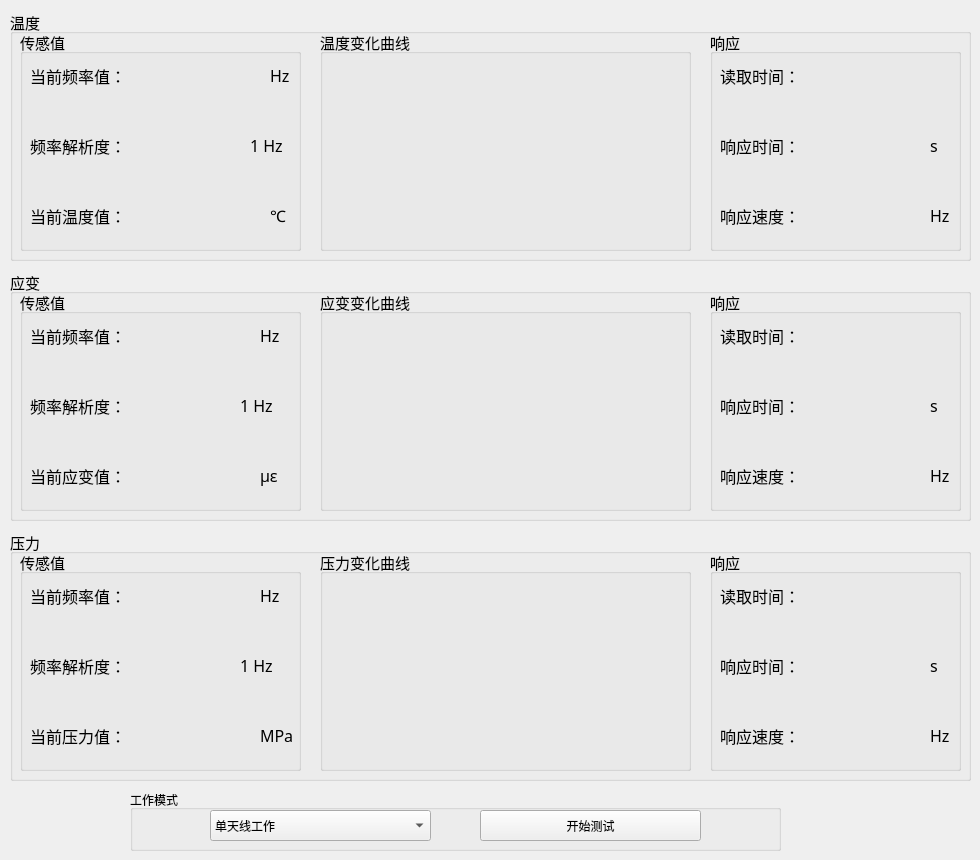
    <widget class="QWidget" name="tab">
     <attribute name="title">
      <string>主窗口</string>
     </attribute>
     <widget class="QGroupBox" name="groupBox">
      <property name="geometry">
       <rect>
        <x>10</x>
        <y>10</y>
        <width>961</width>
        <height>251</height>
       </rect>
      </property>
      <property name="font">
       <font>
        <pointsize>11</pointsize>
       </font>
      </property>
      <property name="title">
       <string>温度</string>
      </property>
      <widget class="QGroupBox" name="groupBox_2">
       <property name="geometry">
        <rect>
         <x>10</x>
         <y>20</y>
         <width>281</width>
         <height>221</height>
        </rect>
       </property>
       <property name="font">
        <font>
         <pointsize>11</pointsize>
        </font>
       </property>
       <property name="title">
        <string>传感值</string>
       </property>
       <widget class="QLabel" name="label_3">
        <property name="geometry">
         <rect>
          <x>10</x>
          <y>30</y>
          <width>111</width>
          <height>31</height>
         </rect>
        </property>
        <property name="font">
         <font>
          <family>AcadEref</family>
          <pointsize>12</pointsize>
         </font>
        </property>
        <property name="text">
         <string>当前频率值：</string>
        </property>
       </widget>
       <widget class="QLabel" name="label_4">
        <property name="geometry">
         <rect>
          <x>10</x>
          <y>100</y>
          <width>111</width>
          <height>31</height>
         </rect>
        </property>
        <property name="font">
         <font>
          <family>AcadEref</family>
          <pointsize>12</pointsize>
         </font>
        </property>
        <property name="text">
         <string>频率解析度：</string>
        </property>
       </widget>
       <widget class="QLabel" name="label_5">
        <property name="geometry">
         <rect>
          <x>10</x>
          <y>170</y>
          <width>111</width>
          <height>31</height>
         </rect>
        </property>
        <property name="font">
         <font>
          <family>AcadEref</family>
          <pointsize>12</pointsize>
         </font>
        </property>
        <property name="text">
         <string>当前温度值：</string>
        </property>
       </widget>
       <widget class="QLabel" name="tempFreq">
        <property name="geometry">
         <rect>
          <x>110</x>
          <y>30</y>
          <width>121</width>
          <height>31</height>
         </rect>
        </property>
        <property name="font">
         <font>
          <family>宋体</family>
          <pointsize>12</pointsize>
         </font>
        </property>
        <property name="text">
         <string/>
        </property>
        <property name="alignment">
         <set>Qt::AlignRight|Qt::AlignTrailing|Qt::AlignVCenter</set>
        </property>
       </widget>
       <widget class="QLabel" name="freqStep1">
        <property name="geometry">
         <rect>
          <x>230</x>
          <y>100</y>
          <width>121</width>
          <height>31</height>
         </rect>
        </property>
        <property name="font">
         <font>
          <family>宋体</family>
          <pointsize>12</pointsize>
         </font>
        </property>
        <property name="text">
         <string>1 Hz</string>
        </property>
       </widget>
       <widget class="QLabel" name="temp">
        <property name="geometry">
         <rect>
          <x>100</x>
          <y>170</y>
          <width>121</width>
          <height>31</height>
         </rect>
        </property>
        <property name="font">
         <font>
          <family>宋体</family>
          <pointsize>12</pointsize>
         </font>
        </property>
        <property name="text">
         <string/>
        </property>
        <property name="alignment">
         <set>Qt::AlignRight|Qt::AlignTrailing|Qt::AlignVCenter</set>
        </property>
       </widget>
       <widget class="QLabel" name="label_8">
        <property name="geometry">
         <rect>
          <x>250</x>
          <y>30</y>
          <width>71</width>
          <height>31</height>
         </rect>
        </property>
        <property name="font">
         <font>
          <family>AcadEref</family>
          <pointsize>12</pointsize>
         </font>
        </property>
        <property name="text">
         <string>Hz</string>
        </property>
       </widget>
       <widget class="QLabel" name="label_9">
        <property name="geometry">
         <rect>
          <x>250</x>
          <y>170</y>
          <width>61</width>
          <height>31</height>
         </rect>
        </property>
        <property name="font">
         <font>
          <family>AcadEref</family>
          <pointsize>12</pointsize>
         </font>
        </property>
        <property name="text">
         <string>℃</string>
        </property>
       </widget>
      </widget>
      <widget class="QGroupBox" name="groupBox_3">
       <property name="geometry">
        <rect>
         <x>310</x>
         <y>20</y>
         <width>371</width>
         <height>221</height>
        </rect>
       </property>
       <property name="font">
        <font>
         <pointsize>11</pointsize>
        </font>
       </property>
       <property name="title">
        <string>温度变化曲线</string>
       </property>
       <widget class="QWidget" name="verticalLayoutWidget">
        <property name="geometry">
         <rect>
          <x>10</x>
          <y>20</y>
          <width>351</width>
          <height>191</height>
         </rect>
        </property>
        <layout class="QVBoxLayout" name="plotDataViewVerticalLayout_3"/>
       </widget>
      </widget>
      <widget class="QGroupBox" name="groupBox_4">
       <property name="geometry">
        <rect>
         <x>700</x>
         <y>20</y>
         <width>251</width>
         <height>221</height>
        </rect>
       </property>
       <property name="font">
        <font>
         <pointsize>11</pointsize>
        </font>
       </property>
       <property name="title">
        <string>响应</string>
       </property>
       <widget class="QLabel" name="label_10">
        <property name="geometry">
         <rect>
          <x>10</x>
          <y>30</y>
          <width>101</width>
          <height>31</height>
         </rect>
        </property>
        <property name="font">
         <font>
          <family>AcadEref</family>
          <pointsize>12</pointsize>
         </font>
        </property>
        <property name="text">
         <string>读取时间：</string>
        </property>
       </widget>
       <widget class="QLabel" name="label_11">
        <property name="geometry">
         <rect>
          <x>10</x>
          <y>100</y>
          <width>101</width>
          <height>31</height>
         </rect>
        </property>
        <property name="font">
         <font>
          <family>AcadEref</family>
          <pointsize>12</pointsize>
         </font>
        </property>
        <property name="text">
         <string>响应时间：</string>
        </property>
       </widget>
       <widget class="QLabel" name="label_12">
        <property name="geometry">
         <rect>
          <x>10</x>
          <y>170</y>
          <width>101</width>
          <height>31</height>
         </rect>
        </property>
        <property name="font">
         <font>
          <family>AcadEref</family>
          <pointsize>12</pointsize>
         </font>
        </property>
        <property name="text">
         <string>响应速度：</string>
        </property>
       </widget>
       <widget class="QLabel" name="readTime1">
        <property name="geometry">
         <rect>
          <x>90</x>
          <y>30</y>
          <width>121</width>
          <height>31</height>
         </rect>
        </property>
        <property name="font">
         <font>
          <family>宋体</family>
          <pointsize>12</pointsize>
         </font>
        </property>
        <property name="text">
         <string/>
        </property>
        <property name="alignment">
         <set>Qt::AlignRight|Qt::AlignTrailing|Qt::AlignVCenter</set>
        </property>
       </widget>
       <widget class="QLabel" name="responseTime1">
        <property name="geometry">
         <rect>
          <x>90</x>
          <y>100</y>
          <width>121</width>
          <height>31</height>
         </rect>
        </property>
        <property name="font">
         <font>
          <family>宋体</family>
          <pointsize>12</pointsize>
         </font>
        </property>
        <property name="text">
         <string/>
        </property>
        <property name="alignment">
         <set>Qt::AlignRight|Qt::AlignTrailing|Qt::AlignVCenter</set>
        </property>
       </widget>
       <widget class="QLabel" name="label_16">
        <property name="geometry">
         <rect>
          <x>220</x>
          <y>100</y>
          <width>71</width>
          <height>31</height>
         </rect>
        </property>
        <property name="font">
         <font>
          <family>AcadEref</family>
          <pointsize>12</pointsize>
         </font>
        </property>
        <property name="text">
         <string>s</string>
        </property>
       </widget>
       <widget class="QLabel" name="responseVec1">
        <property name="geometry">
         <rect>
          <x>90</x>
          <y>170</y>
          <width>121</width>
          <height>31</height>
         </rect>
        </property>
        <property name="font">
         <font>
          <family>宋体</family>
          <pointsize>12</pointsize>
         </font>
        </property>
        <property name="text">
         <string/>
        </property>
        <property name="alignment">
         <set>Qt::AlignRight|Qt::AlignTrailing|Qt::AlignVCenter</set>
        </property>
       </widget>
       <widget class="QLabel" name="label_18">
        <property name="geometry">
         <rect>
          <x>220</x>
          <y>170</y>
          <width>71</width>
          <height>31</height>
         </rect>
        </property>
        <property name="font">
         <font>
          <family>AcadEref</family>
          <pointsize>12</pointsize>
         </font>
        </property>
        <property name="text">
         <string>Hz</string>
        </property>
       </widget>
      </widget>
     </widget>
     <widget class="QGroupBox" name="groupBox_5">
      <property name="geometry">
       <rect>
        <x>10</x>
        <y>270</y>
        <width>961</width>
        <height>251</height>
       </rect>
      </property>
      <property name="font">
       <font>
        <pointsize>11</pointsize>
       </font>
      </property>
      <property name="title">
       <string>应变</string>
      </property>
      <widget class="QGroupBox" name="groupBox_6">
       <property name="geometry">
        <rect>
         <x>10</x>
         <y>20</y>
         <width>281</width>
         <height>221</height>
        </rect>
       </property>
       <property name="font">
        <font>
         <pointsize>11</pointsize>
        </font>
       </property>
       <property name="title">
        <string>传感值</string>
       </property>
       <widget class="QLabel" name="label_19">
        <property name="geometry">
         <rect>
          <x>10</x>
          <y>30</y>
          <width>111</width>
          <height>31</height>
         </rect>
        </property>
        <property name="font">
         <font>
          <family>AcadEref</family>
          <pointsize>12</pointsize>
         </font>
        </property>
        <property name="text">
         <string>当前频率值：</string>
        </property>
       </widget>
       <widget class="QLabel" name="label_20">
        <property name="geometry">
         <rect>
          <x>10</x>
          <y>100</y>
          <width>111</width>
          <height>31</height>
         </rect>
        </property>
        <property name="font">
         <font>
          <family>AcadEref</family>
          <pointsize>12</pointsize>
         </font>
        </property>
        <property name="text">
         <string>频率解析度：</string>
        </property>
       </widget>
       <widget class="QLabel" name="label_21">
        <property name="geometry">
         <rect>
          <x>10</x>
          <y>170</y>
          <width>111</width>
          <height>31</height>
         </rect>
        </property>
        <property name="font">
         <font>
          <family>AcadEref</family>
          <pointsize>12</pointsize>
         </font>
        </property>
        <property name="text">
         <string>当前应变值：</string>
        </property>
       </widget>
       <widget class="QLabel" name="deformFreq">
        <property name="geometry">
         <rect>
          <x>110</x>
          <y>30</y>
          <width>121</width>
          <height>31</height>
         </rect>
        </property>
        <property name="font">
         <font>
          <family>宋体</family>
          <pointsize>12</pointsize>
         </font>
        </property>
        <property name="text">
         <string/>
        </property>
        <property name="alignment">
         <set>Qt::AlignRight|Qt::AlignTrailing|Qt::AlignVCenter</set>
        </property>
       </widget>
       <widget class="QLabel" name="freqStep2">
        <property name="geometry">
         <rect>
          <x>220</x>
          <y>100</y>
          <width>121</width>
          <height>31</height>
         </rect>
        </property>
        <property name="font">
         <font>
          <family>宋体</family>
          <pointsize>12</pointsize>
         </font>
        </property>
        <property name="text">
         <string>1 Hz</string>
        </property>
       </widget>
       <widget class="QLabel" name="deform">
        <property name="geometry">
         <rect>
          <x>100</x>
          <y>170</y>
          <width>121</width>
          <height>31</height>
         </rect>
        </property>
        <property name="font">
         <font>
          <family>宋体</family>
          <pointsize>12</pointsize>
         </font>
        </property>
        <property name="text">
         <string/>
        </property>
        <property name="alignment">
         <set>Qt::AlignRight|Qt::AlignTrailing|Qt::AlignVCenter</set>
        </property>
       </widget>
       <widget class="QLabel" name="label_25">
        <property name="geometry">
         <rect>
          <x>240</x>
          <y>30</y>
          <width>71</width>
          <height>31</height>
         </rect>
        </property>
        <property name="font">
         <font>
          <family>AcadEref</family>
          <pointsize>12</pointsize>
         </font>
        </property>
        <property name="text">
         <string>Hz</string>
        </property>
       </widget>
       <widget class="QLabel" name="label_26">
        <property name="geometry">
         <rect>
          <x>240</x>
          <y>170</y>
          <width>91</width>
          <height>31</height>
         </rect>
        </property>
        <property name="font">
         <font>
          <family>AcadEref</family>
          <pointsize>12</pointsize>
         </font>
        </property>
        <property name="text">
         <string>με</string>
        </property>
       </widget>
      </widget>
      <widget class="QGroupBox" name="groupBox_7">
       <property name="geometry">
        <rect>
         <x>310</x>
         <y>20</y>
         <width>371</width>
         <height>221</height>
        </rect>
       </property>
       <property name="font">
        <font>
         <pointsize>11</pointsize>
        </font>
       </property>
       <property name="title">
        <string>应变变化曲线</string>
       </property>
       <widget class="QWidget" name="verticalLayoutWidget_2">
        <property name="geometry">
         <rect>
          <x>10</x>
          <y>20</y>
          <width>351</width>
          <height>191</height>
         </rect>
        </property>
        <layout class="QVBoxLayout" name="plotDataViewVerticalLayout_4"/>
       </widget>
      </widget>
      <widget class="QGroupBox" name="groupBox_8">
       <property name="geometry">
        <rect>
         <x>700</x>
         <y>20</y>
         <width>251</width>
         <height>221</height>
        </rect>
       </property>
       <property name="font">
        <font>
         <pointsize>11</pointsize>
        </font>
       </property>
       <property name="title">
        <string>响应</string>
       </property>
       <widget class="QLabel" name="label_27">
        <property name="geometry">
         <rect>
          <x>10</x>
          <y>30</y>
          <width>101</width>
          <height>31</height>
         </rect>
        </property>
        <property name="font">
         <font>
          <family>AcadEref</family>
          <pointsize>12</pointsize>
         </font>
        </property>
        <property name="text">
         <string>读取时间：</string>
        </property>
       </widget>
       <widget class="QLabel" name="label_28">
        <property name="geometry">
         <rect>
          <x>10</x>
          <y>100</y>
          <width>101</width>
          <height>31</height>
         </rect>
        </property>
        <property name="font">
         <font>
          <family>AcadEref</family>
          <pointsize>12</pointsize>
         </font>
        </property>
        <property name="text">
         <string>响应时间：</string>
        </property>
       </widget>
       <widget class="QLabel" name="label_29">
        <property name="geometry">
         <rect>
          <x>10</x>
          <y>170</y>
          <width>101</width>
          <height>31</height>
         </rect>
        </property>
        <property name="font">
         <font>
          <family>AcadEref</family>
          <pointsize>12</pointsize>
         </font>
        </property>
        <property name="text">
         <string>响应速度：</string>
        </property>
       </widget>
       <widget class="QLabel" name="readTime2">
        <property name="geometry">
         <rect>
          <x>90</x>
          <y>30</y>
          <width>121</width>
          <height>31</height>
         </rect>
        </property>
        <property name="font">
         <font>
          <family>宋体</family>
          <pointsize>12</pointsize>
         </font>
        </property>
        <property name="text">
         <string/>
        </property>
        <property name="alignment">
         <set>Qt::AlignRight|Qt::AlignTrailing|Qt::AlignVCenter</set>
        </property>
       </widget>
       <widget class="QLabel" name="responseTime2">
        <property name="geometry">
         <rect>
          <x>90</x>
          <y>100</y>
          <width>121</width>
          <height>31</height>
         </rect>
        </property>
        <property name="font">
         <font>
          <family>宋体</family>
          <pointsize>12</pointsize>
         </font>
        </property>
        <property name="text">
         <string/>
        </property>
        <property name="alignment">
         <set>Qt::AlignRight|Qt::AlignTrailing|Qt::AlignVCenter</set>
        </property>
       </widget>
       <widget class="QLabel" name="label_33">
        <property name="geometry">
         <rect>
          <x>220</x>
          <y>100</y>
          <width>71</width>
          <height>31</height>
         </rect>
        </property>
        <property name="font">
         <font>
          <family>AcadEref</family>
          <pointsize>12</pointsize>
         </font>
        </property>
        <property name="text">
         <string>s</string>
        </property>
       </widget>
       <widget class="QLabel" name="responseVec2">
        <property name="geometry">
         <rect>
          <x>90</x>
          <y>170</y>
          <width>121</width>
          <height>31</height>
         </rect>
        </property>
        <property name="font">
         <font>
          <family>宋体</family>
          <pointsize>12</pointsize>
         </font>
        </property>
        <property name="text">
         <string/>
        </property>
        <property name="alignment">
         <set>Qt::AlignRight|Qt::AlignTrailing|Qt::AlignVCenter</set>
        </property>
       </widget>
       <widget class="QLabel" name="label_35">
        <property name="geometry">
         <rect>
          <x>220</x>
          <y>170</y>
          <width>71</width>
          <height>31</height>
         </rect>
        </property>
        <property name="font">
         <font>
          <family>AcadEref</family>
          <pointsize>12</pointsize>
         </font>
        </property>
        <property name="text">
         <string>Hz</string>
        </property>
       </widget>
      </widget>
     </widget>
     <widget class="QGroupBox" name="groupBox_9">
      <property name="geometry">
       <rect>
        <x>10</x>
        <y>530</y>
        <width>961</width>
        <height>251</height>
       </rect>
      </property>
      <property name="font">
       <font>
        <pointsize>11</pointsize>
       </font>
      </property>
      <property name="title">
       <string>压力</string>
      </property>
      <widget class="QGroupBox" name="groupBox_10">
       <property name="geometry">
        <rect>
         <x>10</x>
         <y>20</y>
         <width>281</width>
         <height>221</height>
        </rect>
       </property>
       <property name="font">
        <font>
         <pointsize>11</pointsize>
        </font>
       </property>
       <property name="title">
        <string>传感值</string>
       </property>
       <widget class="QLabel" name="label_36">
        <property name="geometry">
         <rect>
          <x>10</x>
          <y>30</y>
          <width>111</width>
          <height>31</height>
         </rect>
        </property>
        <property name="font">
         <font>
          <family>AcadEref</family>
          <pointsize>12</pointsize>
         </font>
        </property>
        <property name="text">
         <string>当前频率值：</string>
        </property>
       </widget>
       <widget class="QLabel" name="label_37">
        <property name="geometry">
         <rect>
          <x>10</x>
          <y>100</y>
          <width>111</width>
          <height>31</height>
         </rect>
        </property>
        <property name="font">
         <font>
          <family>AcadEref</family>
          <pointsize>12</pointsize>
         </font>
        </property>
        <property name="text">
         <string>频率解析度：</string>
        </property>
       </widget>
       <widget class="QLabel" name="label_38">
        <property name="geometry">
         <rect>
          <x>10</x>
          <y>170</y>
          <width>111</width>
          <height>31</height>
         </rect>
        </property>
        <property name="font">
         <font>
          <family>AcadEref</family>
          <pointsize>12</pointsize>
         </font>
        </property>
        <property name="text">
         <string>当前压力值：</string>
        </property>
       </widget>
       <widget class="QLabel" name="pressFreq">
        <property name="geometry">
         <rect>
          <x>110</x>
          <y>30</y>
          <width>121</width>
          <height>31</height>
         </rect>
        </property>
        <property name="font">
         <font>
          <family>宋体</family>
          <pointsize>12</pointsize>
         </font>
        </property>
        <property name="text">
         <string/>
        </property>
        <property name="alignment">
         <set>Qt::AlignRight|Qt::AlignTrailing|Qt::AlignVCenter</set>
        </property>
       </widget>
       <widget class="QLabel" name="freqStep3">
        <property name="geometry">
         <rect>
          <x>220</x>
          <y>100</y>
          <width>121</width>
          <height>31</height>
         </rect>
        </property>
        <property name="font">
         <font>
          <family>宋体</family>
          <pointsize>12</pointsize>
         </font>
        </property>
        <property name="text">
         <string>1 Hz</string>
        </property>
       </widget>
       <widget class="QLabel" name="press">
        <property name="geometry">
         <rect>
          <x>100</x>
          <y>170</y>
          <width>121</width>
          <height>31</height>
         </rect>
        </property>
        <property name="font">
         <font>
          <family>宋体</family>
          <pointsize>12</pointsize>
         </font>
        </property>
        <property name="text">
         <string/>
        </property>
        <property name="alignment">
         <set>Qt::AlignRight|Qt::AlignTrailing|Qt::AlignVCenter</set>
        </property>
       </widget>
       <widget class="QLabel" name="label_42">
        <property name="geometry">
         <rect>
          <x>240</x>
          <y>30</y>
          <width>71</width>
          <height>31</height>
         </rect>
        </property>
        <property name="font">
         <font>
          <family>AcadEref</family>
          <pointsize>12</pointsize>
         </font>
        </property>
        <property name="text">
         <string>Hz</string>
        </property>
       </widget>
       <widget class="QLabel" name="label_43">
        <property name="geometry">
         <rect>
          <x>240</x>
          <y>170</y>
          <width>71</width>
          <height>31</height>
         </rect>
        </property>
        <property name="font">
         <font>
          <family>宋体</family>
          <pointsize>12</pointsize>
         </font>
        </property>
        <property name="text">
         <string>MPa</string>
        </property>
       </widget>
      </widget>
      <widget class="QGroupBox" name="groupBox_11">
       <property name="geometry">
        <rect>
         <x>310</x>
         <y>20</y>
         <width>371</width>
         <height>221</height>
        </rect>
       </property>
       <property name="font">
        <font>
         <pointsize>11</pointsize>
        </font>
       </property>
       <property name="title">
        <string>压力变化曲线</string>
       </property>
       <widget class="QWidget" name="verticalLayoutWidget_3">
        <property name="geometry">
         <rect>
          <x>10</x>
          <y>20</y>
          <width>351</width>
          <height>191</height>
         </rect>
        </property>
        <layout class="QVBoxLayout" name="plotDataViewVerticalLayout_5"/>
       </widget>
      </widget>
      <widget class="QGroupBox" name="groupBox_12">
       <property name="geometry">
        <rect>
         <x>700</x>
         <y>20</y>
         <width>251</width>
         <height>221</height>
        </rect>
       </property>
       <property name="font">
        <font>
         <pointsize>11</pointsize>
        </font>
       </property>
       <property name="title">
        <string>响应</string>
       </property>
       <widget class="QLabel" name="label_44">
        <property name="geometry">
         <rect>
          <x>10</x>
          <y>30</y>
          <width>101</width>
          <height>31</height>
         </rect>
        </property>
        <property name="font">
         <font>
          <family>AcadEref</family>
          <pointsize>12</pointsize>
         </font>
        </property>
        <property name="text">
         <string>读取时间：</string>
        </property>
       </widget>
       <widget class="QLabel" name="label_45">
        <property name="geometry">
         <rect>
          <x>10</x>
          <y>100</y>
          <width>101</width>
          <height>31</height>
         </rect>
        </property>
        <property name="font">
         <font>
          <family>AcadEref</family>
          <pointsize>12</pointsize>
         </font>
        </property>
        <property name="text">
         <string>响应时间：</string>
        </property>
       </widget>
       <widget class="QLabel" name="label_46">
        <property name="geometry">
         <rect>
          <x>10</x>
          <y>170</y>
          <width>101</width>
          <height>31</height>
         </rect>
        </property>
        <property name="font">
         <font>
          <family>AcadEref</family>
          <pointsize>12</pointsize>
         </font>
        </property>
        <property name="text">
         <string>响应速度：</string>
        </property>
       </widget>
       <widget class="QLabel" name="readTime3">
        <property name="geometry">
         <rect>
          <x>90</x>
          <y>30</y>
          <width>121</width>
          <height>31</height>
         </rect>
        </property>
        <property name="font">
         <font>
          <family>宋体</family>
          <pointsize>12</pointsize>
         </font>
        </property>
        <property name="text">
         <string/>
        </property>
        <property name="alignment">
         <set>Qt::AlignRight|Qt::AlignTrailing|Qt::AlignVCenter</set>
        </property>
       </widget>
       <widget class="QLabel" name="responseTime3">
        <property name="geometry">
         <rect>
          <x>90</x>
          <y>100</y>
          <width>121</width>
          <height>31</height>
         </rect>
        </property>
        <property name="font">
         <font>
          <family>宋体</family>
          <pointsize>12</pointsize>
         </font>
        </property>
        <property name="text">
         <string/>
        </property>
        <property name="alignment">
         <set>Qt::AlignRight|Qt::AlignTrailing|Qt::AlignVCenter</set>
        </property>
       </widget>
       <widget class="QLabel" name="label_50">
        <property name="geometry">
         <rect>
          <x>220</x>
          <y>100</y>
          <width>71</width>
          <height>31</height>
         </rect>
        </property>
        <property name="font">
         <font>
          <family>AcadEref</family>
          <pointsize>12</pointsize>
         </font>
        </property>
        <property name="text">
         <string>s</string>
        </property>
       </widget>
       <widget class="QLabel" name="responseVec3">
        <property name="geometry">
         <rect>
          <x>90</x>
          <y>170</y>
          <width>121</width>
          <height>31</height>
         </rect>
        </property>
        <property name="font">
         <font>
          <family>宋体</family>
          <pointsize>12</pointsize>
         </font>
        </property>
        <property name="text">
         <string/>
        </property>
        <property name="alignment">
         <set>Qt::AlignRight|Qt::AlignTrailing|Qt::AlignVCenter</set>
        </property>
       </widget>
       <widget class="QLabel" name="label_52">
        <property name="geometry">
         <rect>
          <x>220</x>
          <y>170</y>
          <width>71</width>
          <height>31</height>
         </rect>
        </property>
        <property name="font">
         <font>
          <family>AcadEref</family>
          <pointsize>12</pointsize>
         </font>
        </property>
        <property name="text">
         <string>Hz</string>
        </property>
       </widget>
      </widget>
     </widget>
     <widget class="QGroupBox" name="groupBox_22">
      <property name="geometry">
       <rect>
        <x>130</x>
        <y>790</y>
        <width>651</width>
        <height>61</height>
       </rect>
      </property>
      <property name="title">
       <string>工作模式</string>
      </property>
      <widget class="QComboBox" name="comboBox">
       <property name="geometry">
        <rect>
         <x>80</x>
         <y>20</y>
         <width>221</width>
         <height>31</height>
        </rect>
       </property>
       <item>
        <property name="text">
         <string>单天线工作</string>
        </property>
       </item>
       <item>
        <property name="text">
         <string>双天线工作</string>
        </property>
       </item>
       <item>
        <property name="text">
         <string>单天线功率检波</string>
        </property>
       </item>
       <item>
        <property name="text">
         <string>双天线功率检波</string>
        </property>
       </item>
      </widget>
      <widget class="QPushButton" name="testButton">
       <property name="geometry">
        <rect>
         <x>350</x>
         <y>20</y>
         <width>221</width>
         <height>31</height>
        </rect>
       </property>
       <property name="text">
        <string>开始测试</string>
       </property>
      </widget>
     </widget>
    </widget>
